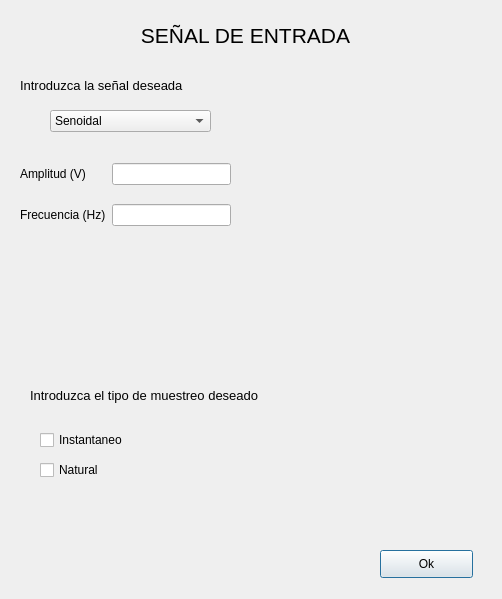
<?xml version="1.0" encoding="UTF-8"?>
<ui version="4.0">
 <class>Dialog</class>
 <widget class="QDialog" name="Dialog">
  <property name="geometry">
   <rect>
    <x>0</x>
    <y>0</y>
    <width>502</width>
    <height>599</height>
   </rect>
  </property>
  <property name="windowTitle">
   <string>Señal de Entrada</string>
  </property>
  <widget class="QLabel" name="titulo">
   <property name="geometry">
    <rect>
     <x>20</x>
     <y>20</y>
     <width>451</width>
     <height>31</height>
    </rect>
   </property>
   <property name="font">
    <font>
     <pointsize>16</pointsize>
    </font>
   </property>
   <property name="text">
    <string>SEÑAL DE ENTRADA</string>
   </property>
   <property name="alignment">
    <set>Qt::AlignCenter</set>
   </property>
  </widget>
  <widget class="QLabel" name="subtitulo">
   <property name="geometry">
    <rect>
     <x>20</x>
     <y>70</y>
     <width>221</width>
     <height>31</height>
    </rect>
   </property>
   <property name="font">
    <font>
     <pointsize>10</pointsize>
    </font>
   </property>
   <property name="text">
    <string>Introduzca la señal deseada</string>
   </property>
   <property name="alignment">
    <set>Qt::AlignLeading|Qt::AlignLeft|Qt::AlignVCenter</set>
   </property>
  </widget>
  <widget class="QLabel" name="subtitulo_2">
   <property name="geometry">
    <rect>
     <x>30</x>
     <y>380</y>
     <width>451</width>
     <height>31</height>
    </rect>
   </property>
   <property name="font">
    <font>
     <pointsize>10</pointsize>
    </font>
   </property>
   <property name="text">
    <string>Introduzca el tipo de muestreo deseado</string>
   </property>
   <property name="alignment">
    <set>Qt::AlignLeading|Qt::AlignLeft|Qt::AlignVCenter</set>
   </property>
  </widget>
  <widget class="QCheckBox" name="checkBox_instantaneo">
   <property name="geometry">
    <rect>
     <x>40</x>
     <y>430</y>
     <width>101</width>
     <height>20</height>
    </rect>
   </property>
   <property name="text">
    <string>Instantaneo</string>
   </property>
  </widget>
  <widget class="QCheckBox" name="checkBox_natural">
   <property name="geometry">
    <rect>
     <x>40</x>
     <y>460</y>
     <width>81</width>
     <height>20</height>
    </rect>
   </property>
   <property name="text">
    <string>Natural</string>
   </property>
  </widget>
  <widget class="QComboBox" name="comboBox_senial">
   <property name="geometry">
    <rect>
     <x>50</x>
     <y>110</y>
     <width>161</width>
     <height>22</height>
    </rect>
   </property>
   <item>
    <property name="text">
     <string>Senoidal</string>
    </property>
   </item>
   <item>
    <property name="text">
     <string>Cuadratica</string>
    </property>
   </item>
   <item>
    <property name="text">
     <string>3/2 Senoidal</string>
    </property>
   </item>
  </widget>
  <widget class="QPushButton" name="pushButton_ok">
   <property name="geometry">
    <rect>
     <x>380</x>
     <y>550</y>
     <width>93</width>
     <height>28</height>
    </rect>
   </property>
   <property name="text">
    <string>Ok</string>
   </property>
  </widget>
  <widget class="QWidget" name="">
   <property name="geometry">
    <rect>
     <x>20</x>
     <y>150</y>
     <width>211</width>
     <height>91</height>
    </rect>
   </property>
   <layout class="QGridLayout" name="gridLayout">
    <item row="0" column="0">
     <widget class="QLabel" name="label_amplitud">
      <property name="text">
       <string>Amplitud (V)</string>
      </property>
     </widget>
    </item>
    <item row="0" column="1">
     <widget class="QLineEdit" name="lineEdit_amplitud"/>
    </item>
    <item row="1" column="0">
     <widget class="QLabel" name="label_frecuencia">
      <property name="text">
       <string>Frecuencia (Hz)</string>
      </property>
     </widget>
    </item>
    <item row="1" column="1">
     <widget class="QLineEdit" name="lineEdit_frecuencia"/>
    </item>
   </layout>
  </widget>
 </widget>
 <resources/>
 <connections/>
</ui>
